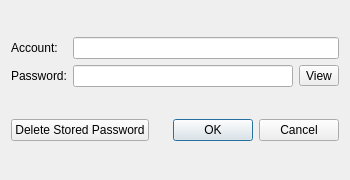
<?xml version="1.0" encoding="UTF-8"?>
<ui version="4.0">
 <class>SetPasswordDialog</class>
 <widget class="QDialog" name="SetPasswordDialog">
  <property name="geometry">
   <rect>
    <x>0</x>
    <y>0</y>
    <width>350</width>
    <height>180</height>
   </rect>
  </property>
  <property name="windowTitle">
   <string>Manage Password</string>
  </property>
  <layout class="QVBoxLayout" name="verticalLayout">
   <item>
    <layout class="QGridLayout" name="gridLayout">
     <item row="0" column="0">
      <widget class="QLabel" name="label">
       <property name="text">
        <string>Account:</string>
       </property>
       <property name="buddy">
        <cstring>accountName</cstring>
       </property>
      </widget>
     </item>
     <item row="1" column="0">
      <widget class="QLabel" name="label_2">
       <property name="text">
        <string>Password:</string>
       </property>
       <property name="buddy">
        <cstring>accountPassword</cstring>
       </property>
      </widget>
     </item>
     <item row="0" column="1" colspan="2">
      <widget class="QLineEdit" name="accountName"/>
     </item>
     <item row="1" column="1">
      <widget class="QLineEdit" name="accountPassword">
       <property name="echoMode">
        <enum>QLineEdit::Password</enum>
       </property>
      </widget>
     </item>
     <item row="1" column="2">
      <widget class="QToolButton" name="showPassword">
       <property name="text">
        <string>View</string>
       </property>
       <property name="checkable">
        <bool>true</bool>
       </property>
      </widget>
     </item>
    </layout>
   </item>
   <item>
    <layout class="QHBoxLayout" name="horizontalLayout">
     <item>
      <widget class="QPushButton" name="deleteButton">
       <property name="text">
        <string>Delete Stored Password</string>
       </property>
      </widget>
     </item>
     <item>
      <widget class="QDialogButtonBox" name="buttonBox">
       <property name="orientation">
        <enum>Qt::Horizontal</enum>
       </property>
       <property name="standardButtons">
        <set>QDialogButtonBox::Cancel|QDialogButtonBox::Ok</set>
       </property>
      </widget>
     </item>
    </layout>
   </item>
  </layout>
 </widget>
 <resources/>
 <connections>
  <connection>
   <sender>buttonBox</sender>
   <signal>accepted()</signal>
   <receiver>SetPasswordDialog</receiver>
   <slot>accept()</slot>
  </connection>
  <connection>
   <sender>buttonBox</sender>
   <signal>rejected()</signal>
   <receiver>SetPasswordDialog</receiver>
   <slot>reject()</slot>
  </connection>
 </connections>
</ui>
